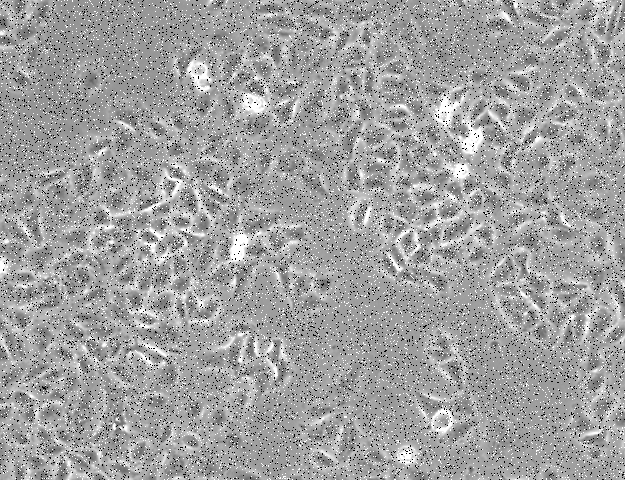
#> input picture Digital_Image_Processing/Lab3/pics/cellsSandP.tif, 625 x 480 px
$ python 2_MedianFilter.py
#> lines starting #> are read from the running program, lines starting #| are printed output that depends on the picture
import numpy as np
import cv2
import matplotlib.pyplot as plt


image_path1 = "pics/cellsSandP.tif"
image1 = cv2.cvtColor(cv2.imread(image_path1), cv2.COLOR_BGR2RGB)
#> image1 is the input picture: shape (480, 625, 3); min 0, max 255, mean 160

h_M = np.array([[1, 1, 1], [1, 1, 1], [1, 1, 1]]) * (1/9)

avg_3x3 = cv2.filter2D(image1, -1, h_M, borderType=cv2.BORDER_REFLECT)
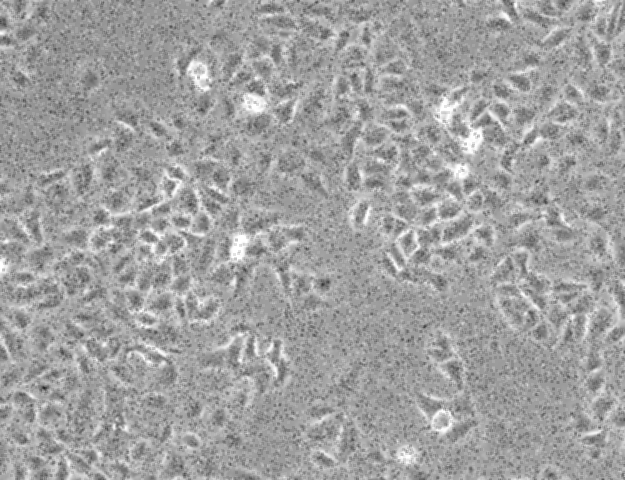
#> avg_3x3: shape (480, 625, 3); min 38, max 255, mean 160

median_filtered = cv2.medianBlur(image1, 3)
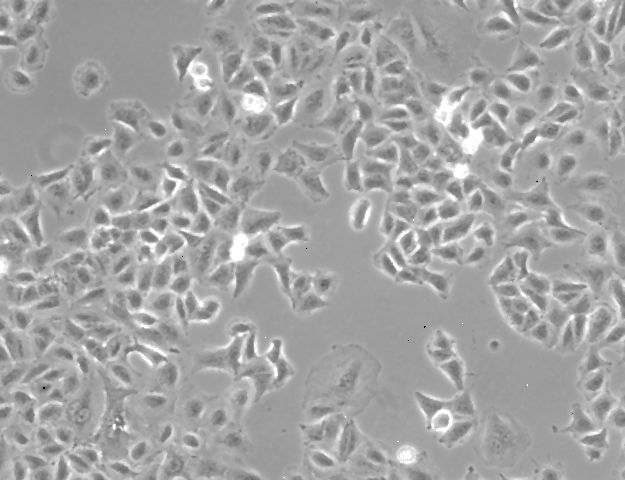
#> median_filtered: shape (480, 625, 3); min 0, max 255, mean 163.7

fig, ax = plt.subplots(1, 3, figsize=(12, 4))
ax[0].imshow(image1)
ax[0].set_title("Original")
ax[0].axis("off")

ax[1].imshow(avg_3x3)
ax[1].set_title("3x3 Mean Filter")
ax[1].axis("off")

ax[2].imshow(median_filtered)
ax[2].set_title("Median Filter")
ax[2].axis("off")

plt.tight_layout()
plt.show()
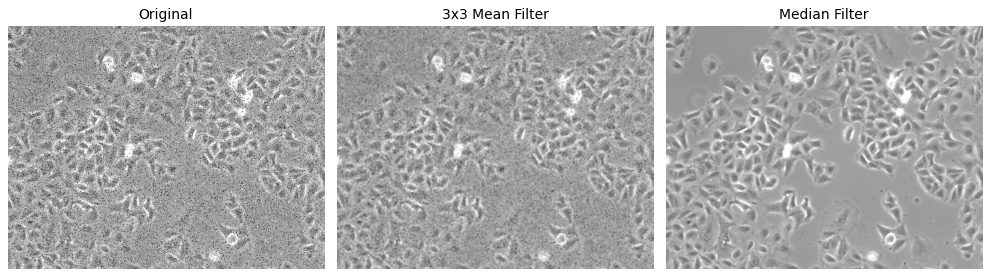
#> figure drawn by matplotlib, 3 panels

$ run again, with Digital_Image_Processing/Lab3/pics/cat.tif copied over Digital_Image_Processing/Lab3/pics/cellsSandP.tif
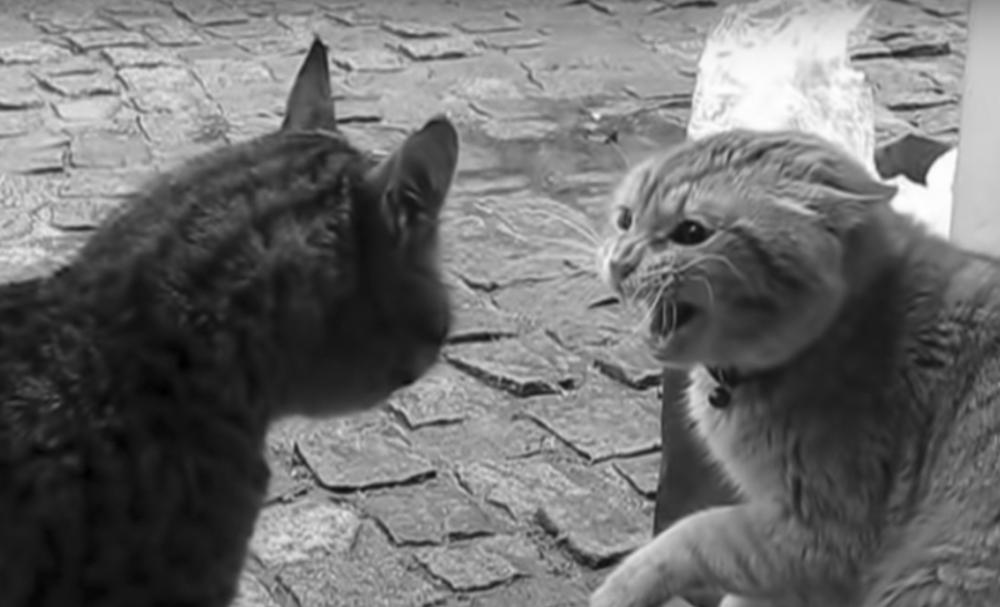
#> input picture Digital_Image_Processing/Lab3/pics/cat.tif, 1000 x 607 px, shrunk from 1332 x 809 before the run
#> `plt.show()`:
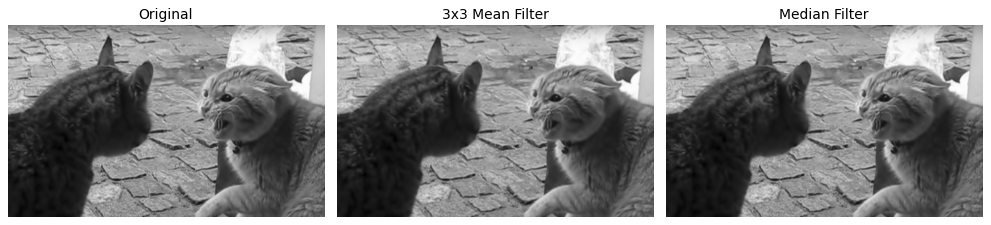
#> figure drawn by matplotlib, 3 panels
